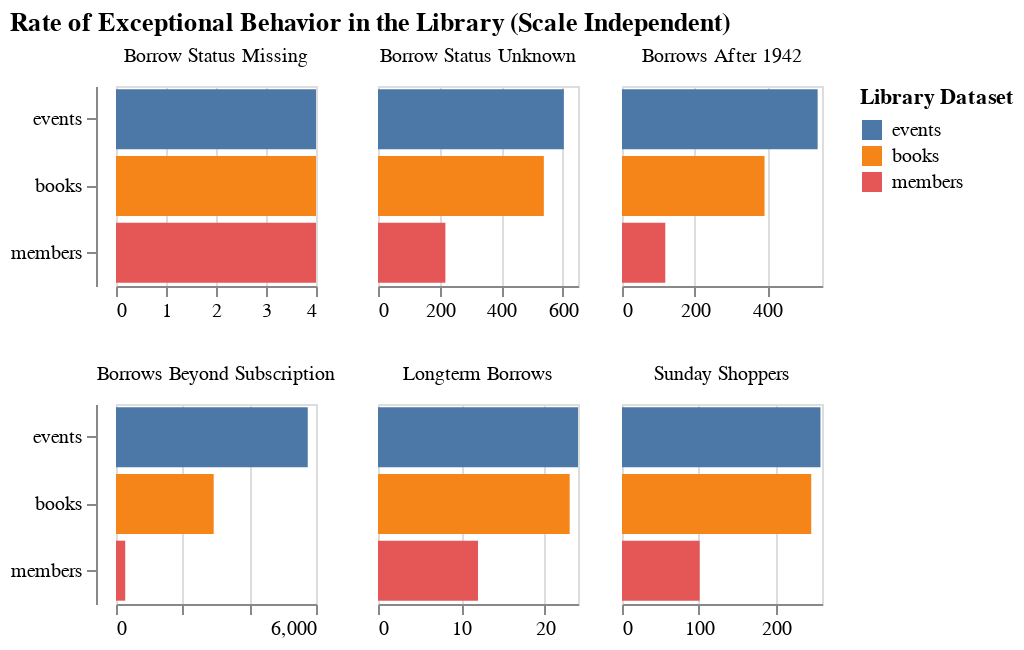

Here is the notebook cell this chart was saved with:
### Code cell
chart = alt.Chart(grouped_df).mark_bar().encode(
    y=alt.Y('type:O', sort=alt.EncodingSortField(
        field='counts', op='sum', order='descending'), title=''),
    x=alt.X('counts:Q', title=''),
    color=alt.Color('type:N', legend=alt.Legend(title='Library Dataset'), sort=alt.EncodingSortField(field='counts', op='sum', order='descending')),
).properties(
    width=100,
    height=100,
).facet(
    facet=alt.Facet('exceptional_types:O', title=None),
    columns=3,
    title='Rate of Exceptional Behavior in the Library (Scale Independent)'
).resolve_scale(x='independent')
chart
# chart.save('./visualizations/exceptional_metadata.png', scale_factor=2.0)

### Figure 1 — Vega-Lite specification as saved in the notebook (floating-point values rounded to 4 significant figures)
{"config": {"view": {"continuousWidth": 400, "continuousHeight": 300}}, "data": {"name": "data-981ca90c5612b475f1cdf090829c7de5"}, "facet": {"field": "exceptional_types", "title": null, "type": "ordinal"}, "spec": {"mark": "bar", "encoding": {"color": {"field": "type", "legend": {"title": "Library Dataset"}, "sort": {"field": "counts", "op": "sum", "order": "descending"}, "type": "nominal"}, "x": {"field": "counts", "title": "", "type": "quantitative"}, "y": {"field": "type", "sort": {"field": "counts", "op": "sum", "order": "descending"}, "title": "", "type": "ordinal"}}, "height": 100, "width": 100}, "columns": 3, "resolve": {"scale": {"x": "independent"}}, "title": "Rate of Exceptional Behavior in the Library (Scale Independent)", "$schema": "https://vega.github.io/schema/vega-lite/v4.17.0.json", "datasets": {"data-981ca90c5612b475f1cdf090829c7de5": [{"exceptional_types": "Longterm Borrows", "counts": 23, "type": "books"}, {"exceptional_types": "Borrow Status Missing", "counts": 4, "type": "books"}, {"exceptional_types": "Borrows Beyond Subscription", "counts": 2931, "type": "books"}, {"exceptional_types": "Borrows After 1942", "counts": 392, "type": "books"}, {"exceptional_types": "Sunday Shoppers", "counts": 246, "type": "books"}, {"exceptional_types": "Borrow Status Unknown", "counts": 539, "type": "books"}, {"exceptional_types": "Longterm Borrows", "counts": 12, "type": "members"}, {"exceptional_types": "Borrow Status Missing", "counts": 4, "type": "members"}, {"exceptional_types": "Borrows Beyond Subscription", "counts": 277, "type": "members"}, {"exceptional_types": "Borrows After 1942", "counts": 119, "type": "members"}, {"exceptional_types": "Sunday Shoppers", "counts": 101, "type": "members"}, {"exceptional_types": "Borrow Status Unknown", "counts": 219, "type": "members"}, {"exceptional_types": "Longterm Borrows", "counts": 24, "type": "events"}, {"exceptional_types": "Borrow Status Missing", "counts": 4, "type": "events"}, {"exceptional_types": "Borrows Beyond Subscription", "counts": 5752, "type": "events"}, {"exceptional_types": "Borrows After 1942", "counts": 538, "type": "events"}, {"exceptional_types": "Sunday Shoppers", "counts": 258, "type": "events"}, {"exceptional_types": "Borrow Status Unknown", "counts": 604, "type": "events"}]}}
